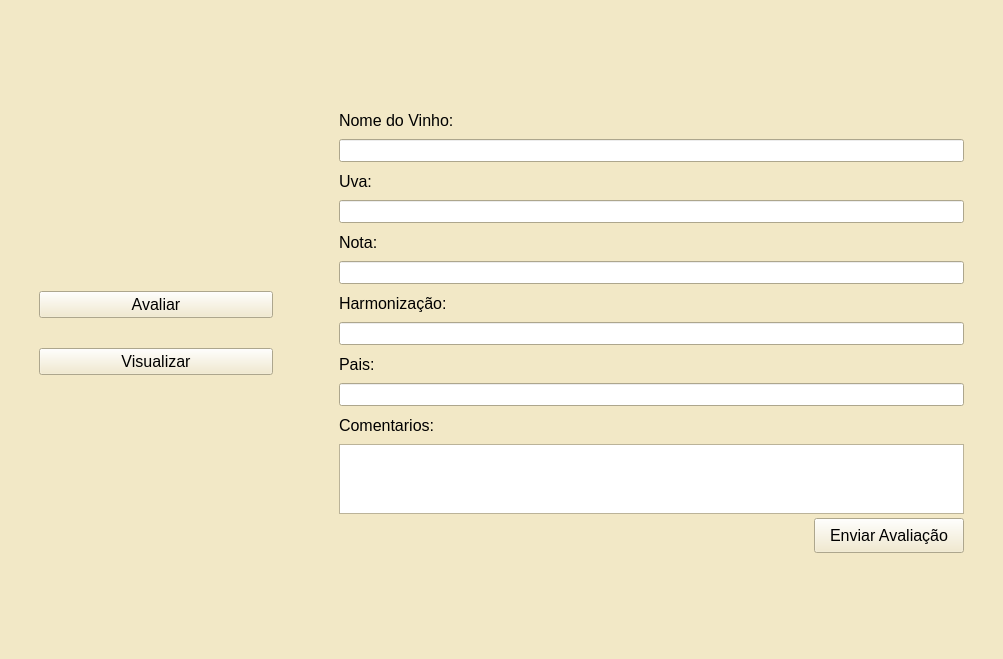
<?xml version="1.0" encoding="UTF-8"?>
<ui version="4.0">
 <class>MainWindow</class>
 <widget class="QMainWindow" name="MainWindow">
  <property name="geometry">
   <rect>
    <x>0</x>
    <y>0</y>
    <width>1003</width>
    <height>659</height>
   </rect>
  </property>
  <property name="palette">
   <palette>
    <active>
     <colorrole role="Base">
      <brush brushstyle="SolidPattern">
       <color alpha="255">
        <red>255</red>
        <green>255</green>
        <blue>255</blue>
       </color>
      </brush>
     </colorrole>
     <colorrole role="Window">
      <brush brushstyle="SolidPattern">
       <color alpha="255">
        <red>242</red>
        <green>232</green>
        <blue>198</blue>
       </color>
      </brush>
     </colorrole>
    </active>
    <inactive>
     <colorrole role="Base">
      <brush brushstyle="SolidPattern">
       <color alpha="255">
        <red>255</red>
        <green>255</green>
        <blue>255</blue>
       </color>
      </brush>
     </colorrole>
     <colorrole role="Window">
      <brush brushstyle="SolidPattern">
       <color alpha="255">
        <red>242</red>
        <green>232</green>
        <blue>198</blue>
       </color>
      </brush>
     </colorrole>
    </inactive>
    <disabled>
     <colorrole role="Base">
      <brush brushstyle="SolidPattern">
       <color alpha="255">
        <red>242</red>
        <green>232</green>
        <blue>198</blue>
       </color>
      </brush>
     </colorrole>
     <colorrole role="Window">
      <brush brushstyle="SolidPattern">
       <color alpha="255">
        <red>242</red>
        <green>232</green>
        <blue>198</blue>
       </color>
      </brush>
     </colorrole>
    </disabled>
   </palette>
  </property>
  <property name="windowTitle">
   <string>MainWindow</string>
  </property>
  <property name="layoutDirection">
   <enum>Qt::LeftToRight</enum>
  </property>
  <widget class="QWidget" name="centralwidget">
   <property name="sizePolicy">
    <sizepolicy hsizetype="Preferred" vsizetype="Preferred">
     <horstretch>2</horstretch>
     <verstretch>2</verstretch>
    </sizepolicy>
   </property>
   <property name="palette">
    <palette>
     <active>
      <colorrole role="Button">
       <brush brushstyle="SolidPattern">
        <color alpha="255">
         <red>242</red>
         <green>232</green>
         <blue>198</blue>
        </color>
       </brush>
      </colorrole>
      <colorrole role="Base">
       <brush brushstyle="SolidPattern">
        <color alpha="255">
         <red>255</red>
         <green>255</green>
         <blue>255</blue>
        </color>
       </brush>
      </colorrole>
      <colorrole role="Window">
       <brush brushstyle="SolidPattern">
        <color alpha="255">
         <red>242</red>
         <green>232</green>
         <blue>198</blue>
        </color>
       </brush>
      </colorrole>
      <colorrole role="Shadow">
       <brush brushstyle="SolidPattern">
        <color alpha="255">
         <red>218</red>
         <green>212</green>
         <blue>181</blue>
        </color>
       </brush>
      </colorrole>
     </active>
     <inactive>
      <colorrole role="Button">
       <brush brushstyle="SolidPattern">
        <color alpha="255">
         <red>242</red>
         <green>232</green>
         <blue>198</blue>
        </color>
       </brush>
      </colorrole>
      <colorrole role="Base">
       <brush brushstyle="SolidPattern">
        <color alpha="255">
         <red>255</red>
         <green>255</green>
         <blue>255</blue>
        </color>
       </brush>
      </colorrole>
      <colorrole role="Window">
       <brush brushstyle="SolidPattern">
        <color alpha="255">
         <red>242</red>
         <green>232</green>
         <blue>198</blue>
        </color>
       </brush>
      </colorrole>
      <colorrole role="Shadow">
       <brush brushstyle="SolidPattern">
        <color alpha="255">
         <red>218</red>
         <green>212</green>
         <blue>181</blue>
        </color>
       </brush>
      </colorrole>
     </inactive>
     <disabled>
      <colorrole role="Button">
       <brush brushstyle="SolidPattern">
        <color alpha="255">
         <red>242</red>
         <green>232</green>
         <blue>198</blue>
        </color>
       </brush>
      </colorrole>
      <colorrole role="Base">
       <brush brushstyle="SolidPattern">
        <color alpha="255">
         <red>242</red>
         <green>232</green>
         <blue>198</blue>
        </color>
       </brush>
      </colorrole>
      <colorrole role="Window">
       <brush brushstyle="SolidPattern">
        <color alpha="255">
         <red>242</red>
         <green>232</green>
         <blue>198</blue>
        </color>
       </brush>
      </colorrole>
      <colorrole role="Shadow">
       <brush brushstyle="SolidPattern">
        <color alpha="255">
         <red>218</red>
         <green>212</green>
         <blue>181</blue>
        </color>
       </brush>
      </colorrole>
     </disabled>
    </palette>
   </property>
   <layout class="QGridLayout" name="gridLayout_3" rowstretch="0,0" columnstretch="3,7">
    <item row="1" column="0">
     <layout class="QVBoxLayout" name="menu_widget">
      <item>
       <layout class="QVBoxLayout" name="verticalLayout">
        <property name="spacing">
         <number>30</number>
        </property>
        <property name="leftMargin">
         <number>30</number>
        </property>
        <property name="topMargin">
         <number>9</number>
        </property>
        <property name="rightMargin">
         <number>30</number>
        </property>
        <item>
         <widget class="QPushButton" name="avaliar_btn">
          <property name="font">
           <font>
            <pointsize>12</pointsize>
           </font>
          </property>
          <property name="text">
           <string>Avaliar</string>
          </property>
         </widget>
        </item>
        <item>
         <widget class="QPushButton" name="visualizar_btn">
          <property name="palette">
           <palette>
            <active>
             <colorrole role="Base">
              <brush brushstyle="SolidPattern">
               <color alpha="255">
                <red>255</red>
                <green>255</green>
                <blue>255</blue>
               </color>
              </brush>
             </colorrole>
             <colorrole role="Window">
              <brush brushstyle="SolidPattern">
               <color alpha="255">
                <red>242</red>
                <green>232</green>
                <blue>198</blue>
               </color>
              </brush>
             </colorrole>
            </active>
            <inactive>
             <colorrole role="Base">
              <brush brushstyle="SolidPattern">
               <color alpha="255">
                <red>255</red>
                <green>255</green>
                <blue>255</blue>
               </color>
              </brush>
             </colorrole>
             <colorrole role="Window">
              <brush brushstyle="SolidPattern">
               <color alpha="255">
                <red>242</red>
                <green>232</green>
                <blue>198</blue>
               </color>
              </brush>
             </colorrole>
            </inactive>
            <disabled>
             <colorrole role="Base">
              <brush brushstyle="SolidPattern">
               <color alpha="255">
                <red>242</red>
                <green>232</green>
                <blue>198</blue>
               </color>
              </brush>
             </colorrole>
             <colorrole role="Window">
              <brush brushstyle="SolidPattern">
               <color alpha="255">
                <red>242</red>
                <green>232</green>
                <blue>198</blue>
               </color>
              </brush>
             </colorrole>
            </disabled>
           </palette>
          </property>
          <property name="font">
           <font>
            <pointsize>12</pointsize>
           </font>
          </property>
          <property name="text">
           <string>Visualizar</string>
          </property>
         </widget>
        </item>
       </layout>
      </item>
     </layout>
    </item>
    <item row="1" column="1">
     <layout class="QVBoxLayout" name="show_menu">
      <item>
       <layout class="QVBoxLayout" name="verticalLayout_2">
        <property name="spacing">
         <number>4</number>
        </property>
        <property name="leftMargin">
         <number>30</number>
        </property>
        <property name="topMargin">
         <number>50</number>
        </property>
        <property name="rightMargin">
         <number>30</number>
        </property>
        <property name="bottomMargin">
         <number>50</number>
        </property>
        <item>
         <widget class="QLabel" name="label_nome">
          <property name="maximumSize">
           <size>
            <width>5000</width>
            <height>30</height>
           </size>
          </property>
          <property name="font">
           <font>
            <pointsize>12</pointsize>
           </font>
          </property>
          <property name="text">
           <string>Nome do Vinho:</string>
          </property>
         </widget>
        </item>
        <item>
         <widget class="QLineEdit" name="input_nome_vinho">
          <property name="font">
           <font>
            <pointsize>10</pointsize>
           </font>
          </property>
         </widget>
        </item>
        <item>
         <widget class="QLabel" name="label_uva">
          <property name="maximumSize">
           <size>
            <width>5000</width>
            <height>30</height>
           </size>
          </property>
          <property name="font">
           <font>
            <pointsize>12</pointsize>
           </font>
          </property>
          <property name="text">
           <string>Uva:</string>
          </property>
         </widget>
        </item>
        <item>
         <widget class="QLineEdit" name="input_uva">
          <property name="font">
           <font>
            <pointsize>10</pointsize>
           </font>
          </property>
         </widget>
        </item>
        <item>
         <widget class="QLabel" name="label_nota">
          <property name="maximumSize">
           <size>
            <width>5000</width>
            <height>30</height>
           </size>
          </property>
          <property name="font">
           <font>
            <pointsize>12</pointsize>
           </font>
          </property>
          <property name="text">
           <string>Nota:</string>
          </property>
         </widget>
        </item>
        <item>
         <widget class="QLineEdit" name="input_nota">
          <property name="font">
           <font>
            <pointsize>10</pointsize>
           </font>
          </property>
         </widget>
        </item>
        <item>
         <widget class="QLabel" name="label_harmonizacao">
          <property name="maximumSize">
           <size>
            <width>5000</width>
            <height>30</height>
           </size>
          </property>
          <property name="font">
           <font>
            <pointsize>12</pointsize>
           </font>
          </property>
          <property name="text">
           <string>Harmonização:</string>
          </property>
         </widget>
        </item>
        <item>
         <widget class="QLineEdit" name="input_harmonizacao">
          <property name="font">
           <font>
            <pointsize>10</pointsize>
           </font>
          </property>
         </widget>
        </item>
        <item>
         <widget class="QLabel" name="label_pais">
          <property name="maximumSize">
           <size>
            <width>5000</width>
            <height>30</height>
           </size>
          </property>
          <property name="font">
           <font>
            <pointsize>12</pointsize>
           </font>
          </property>
          <property name="text">
           <string>Pais:</string>
          </property>
         </widget>
        </item>
        <item>
         <widget class="QLineEdit" name="input_pais">
          <property name="font">
           <font>
            <pointsize>10</pointsize>
           </font>
          </property>
         </widget>
        </item>
        <item>
         <widget class="QLabel" name="label_coment">
          <property name="maximumSize">
           <size>
            <width>5000</width>
            <height>30</height>
           </size>
          </property>
          <property name="font">
           <font>
            <pointsize>12</pointsize>
           </font>
          </property>
          <property name="text">
           <string>Comentarios:</string>
          </property>
         </widget>
        </item>
        <item>
         <widget class="QPlainTextEdit" name="input_coment">
          <property name="maximumSize">
           <size>
            <width>16777215</width>
            <height>70</height>
           </size>
          </property>
          <property name="font">
           <font>
            <pointsize>10</pointsize>
           </font>
          </property>
         </widget>
        </item>
        <item>
         <widget class="QPushButton" name="enviar_btn">
          <property name="enabled">
           <bool>true</bool>
          </property>
          <property name="sizePolicy">
           <sizepolicy hsizetype="Minimum" vsizetype="Fixed">
            <horstretch>0</horstretch>
            <verstretch>0</verstretch>
           </sizepolicy>
          </property>
          <property name="maximumSize">
           <size>
            <width>150</width>
            <height>35</height>
           </size>
          </property>
          <property name="font">
           <font>
            <pointsize>12</pointsize>
           </font>
          </property>
          <property name="layoutDirection">
           <enum>Qt::RightToLeft</enum>
          </property>
          <property name="autoFillBackground">
           <bool>false</bool>
          </property>
          <property name="text">
           <string>Enviar Avaliação</string>
          </property>
         </widget>
        </item>
       </layout>
      </item>
     </layout>
    </item>
   </layout>
  </widget>
 </widget>
 <resources/>
 <connections/>
</ui>
